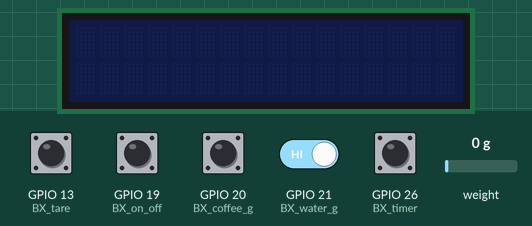
Recording of a program running on a simulated Raspberry Pi (BCM pin numbers), started with the arguments m Hello. Parts: 16×2 character LCD. The inputs (shaded band) are chosen by the test bench; at power-on: GPIO 13 (BX_tare), GPIO 19 (BX_on_off), GPIO 20 (BX_coffee_g), GPIO 21 (BX_water_g), GPIO 26 (BX_timer) HIGH, weight on the scale 0 g. Databases and web services accept everything at once and return nothing; the clock reads 2024-03-15 10:24:30 at power-on unless the program sets it; library files of the repository ran but are not shown: hx711.py, I2C_LCD_driver.py.

Above: at 3.9 s.
4.0 s: GPIO 19 (BX_on_off) pulled LOW for 0.15 s
At 5.4 s:
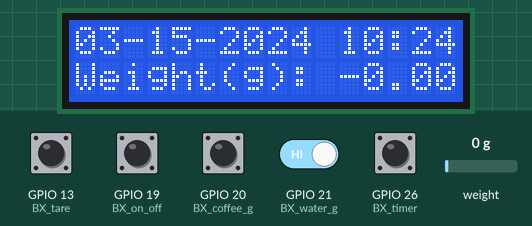
6.0 s: GPIO 26 (BX_timer) pulled LOW for 0.15 s
At 7.3 s:
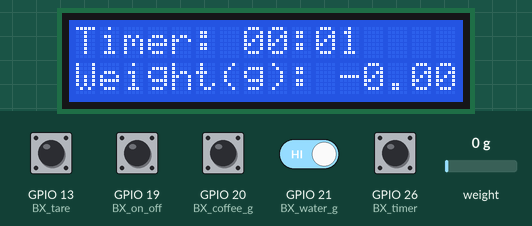
9.1 s: GPIO 20 (BX_coffee_g) pulled LOW for 0.15 s
At 10.3 s:
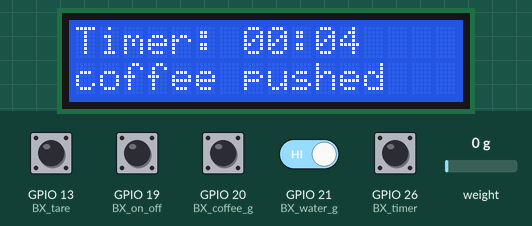
Timing chart, 0 to 12.1 s (numbered marks = the images above; inputs shaded):
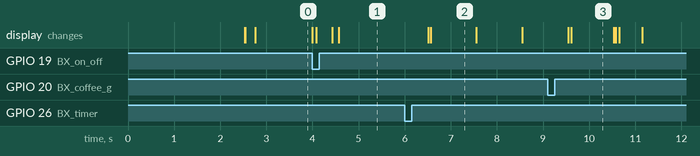

Measured:
- after the input at 4.0 s, the display: first changes at once (image 1 shows a later state)
- after the input at 6.0 s, the display: first changes after 0.51 s (image 2 shows a later state)
- after the input at 9.1 s, the display: first differs from a run without the input after 0.51 s (image 3)
- what the display in image 2 shows lasts 0.9 s, from 6.6 s to 7.5 s
- what the display in image 3 shows lasts 0.9 s, from 9.6 s to 10.5 s

The program:

cg.py
```python
import mysql.connector
import time
import sys
import argparse
import RPi.GPIO as GPIO
from hx711 import HX711 #for raspberry pi 3b+ use pin 17 for 3v3, it seems to have much less noise than pin 1
import I2C_LCD_driver

#button macros
BX_on_off = 19
BX_tare = 13
BX_timer = 26
BX_coffee_g = 20
BX_water_g = 21

#button input states for event and callback
IN_on_off=False
IN_timer=False
IN_tare=False
IN_coffee_g=False
IN_water_g=False

#on off vars
onoff_state = False

#timer vars
start_time = 0
brew_time = 0
start_lock = False

#weight vars
coffee_g = 0
water_g = 0

#button callbacks
#use globals b/c callback is on a different thread
def CB_on_off (BX_on_off):
    global IN_on_off
    if args.verbose:
        print("BX_on_off pressed")
    IN_on_off=True

def CB_tare(BX_tare) :
    global IN_tare
    if args.verbose:
        print("BX_tare pressed")
    IN_tare = True

def CB_timer(BX_timer):
    global IN_timer
    if args.verbose:
        print("BX_timer pressed")
    IN_timer=True

def CB_coffee_g(BX_coffee_g):
    global IN_coffee_g
    if args.verbose:
        print("BX_coffee_g pressed")
    IN_coffee_g=True

def CB_water_g(BX_water_g):
    global IN_water_g
    if args.verbose:
        print("BX_water_g pressed")
    IN_water_g=True

if __name__ == "__main__":
    #arge parser
    parser = argparse.ArgumentParser(description='Dial in your coffee.',formatter_class=argparse.RawTextHelpFormatter)
    parser.add_argument("tool", help="What tool are you using to brew your coffee?\nm=melitta pour over\nfp=french press")
    parser.add_argument("coffee_type", help="What kind of coffee are you drinking?")
    parser.add_argument("-v", "--verbose", help="increase output verbosity",action="store_true")
    args = parser.parse_args()

    if args.tool == 'm' :
        tool_type="melittaPourOver"
    elif args.tool=='fp' :
        tool_type="frenchpress"
    else:
        print("invalid tool type")
        sys.exit()

    #set up buttons
    BX_list = [BX_tare,BX_on_off,BX_timer,BX_coffee_g,BX_water_g]
    CB_list = [CB_tare,CB_on_off,CB_timer,CB_coffee_g,CB_water_g]
    if args.verbose:
        print("setting up buttons")

    GPIO.setmode(GPIO.BCM)#basically the GPIO numbers instead of the physical pin numbers
    GPIO.setup(BX_list, GPIO.IN, pull_up_down=GPIO.PUD_UP)

    for CB,BX in zip(CB_list,BX_list) :
        GPIO.add_event_detect(BX,GPIO.FALLING,callback=CB,bouncetime=200)

    #set up hx711 & loadcell
    if args.verbose:
        print("setting up hx711 & loadcell")

    hx = HX711(5, 6)#DT to 5, SCK to 6 (BCM pins)
    hx.set_reading_format("MSB", "MSB")
    hx.set_reference_unit(-278)
    hx.reset()
    hx.tare()

    #set up lcd
    if args.verbose:
        print("setting up LCD")
    mylcd = I2C_LCD_driver.lcd()
    mylcd.lcd_clear()
    mylcd.backlight(0)

    if args.verbose:
        print("setup complete")

    while True :
        try:
            if IN_on_off:
                onoff_state = not onoff_state
                mylcd.lcd_clear()
                if onoff_state : #system is on
                    hx.power_up()
                    mylcd.backlight(1)
                    mylcd.lcd_display_string("Welcome to",1)
                    mylcd.lcd_display_string("Coffee Grams",2)
                else : #system is off
                    hx.power_down()
                    mylcd.backlight(0)

                    #reset variables
                    coffee_g = 0
                    water_g = 0
                    brew_time = 0
                    start_time = 0
                    start_lock = False

                IN_on_off=False

            if onoff_state :

                #update weight
                # if args.verbose:
                #     print("collecting weight samples")
                # current_weight=0
                # sample_size=4
                # for i in range(sample_size):
                #     current_weight+=hx.get_weight(5)
                # current_weight = current_weight/sample_size
                # current_weight = f"{current_weight:.2f}"

                current_weight = f"{hx.get_weight(5):.2f}"

                #User Interface
                # mylcd.lcd_clear()
                mylcd.lcd_display_string(f"Weight(g): {current_weight}         ",2)
                if args.verbose:
                    print(f"weight: {current_weight}")

                current_time = f"{time.strftime('%m-%d-%Y %H:%M:%S', time.localtime(time.time()))}"
                if start_lock :
                    current_time = f"Timer: {time.strftime('%M:%S', time.localtime(time.time()-start_time-57600))}    "#idk why it kept displaying 16 in the hours position

                mylcd.lcd_display_string(current_time,1)
                if args.verbose:
                    print(current_time)

                #timer start/stop
                if IN_timer:
                    if start_lock:
                        brew_time = time.strftime('%H:%M:%S', time.localtime(time.time() - start_time))
                        mylcd.lcd_display_string("Brew time saved ",1)
                        time.sleep(.5)
                        if args.verbose:
                            print(f"brew time: {brew_time}")
                    else:
                        start_time = time.time()
                    start_lock = not start_lock
                    IN_timer=False

                #tare scale
                if IN_tare:
                    hx.tare()
                    IN_tare=False
                    tare_str = "Scale Tared"
                    # mylcd.lcd_display_string(tare_str+"     ",2)
                    if args.verbose:
                        print(tare_str)

                #record weights
                if IN_coffee_g:
                    coffee_g = float(current_weight)
                    mylcd.lcd_display_string("coffee pushed   ",2)
                    time.sleep(.5)
                    if args.verbose:
                        print(f"coffee weight recorded: {coffee_g}")
                    IN_coffee_g=False


                if IN_water_g:
                    water_g = float(current_weight)
                    mylcd.lcd_display_string("water pushed    ",2)
                    time.sleep(.5)
                    if args.verbose:
                        print(f"water weight recorded: {water_g}")
                    IN_water_g=False

                ID_num = 1
                # coffee_g = 14.1
                water_g = 222.4
                # brew_time = "00:03:43"
                #
                if water_g and coffee_g and brew_time :
                    try :
                        db = mysql.connector.connect(user='coffee_grams_admin', password='well50',
                                                    host='localhost',
                                                    database='coffee_grams')
                        if args.verbose:
                            print("db opened")

                        cursor = db.cursor()

                        insert_stm = "INSERT INTO " + tool_type  + " (ID, datetime, coffee, water, brew_time, type) VALUES (%s, %s, %s, %s, %s, %s)"
                        #change the Database ID back to Auto increment and ID_num to NULL
                        data = (ID_num  ,time.strftime('%Y-%m-%d %H:%M:%S') , coffee_g , water_g , brew_time,args.coffee_type)

                        cursor.execute(insert_stm,data)

                        db.commit()

                        if args.verbose:
                            print("data inserted")

                    except mysql.connector.Error as e :
                        print("Error:",e)

                    finally :
                        coffee_g = 0
                        water_g = 0
                        brew_time = 0
                        if db.is_connected() :
                            db.close()
                            cursor.close()

                            if args.verbose:
                                print("db closed")

        except (KeyboardInterrupt, SystemExit):
            hx.power_down()
            mylcd.lcd_clear()
            mylcd.backlight(0)
            GPIO.cleanup()
            print("exiting")
            sys.exit()
```
